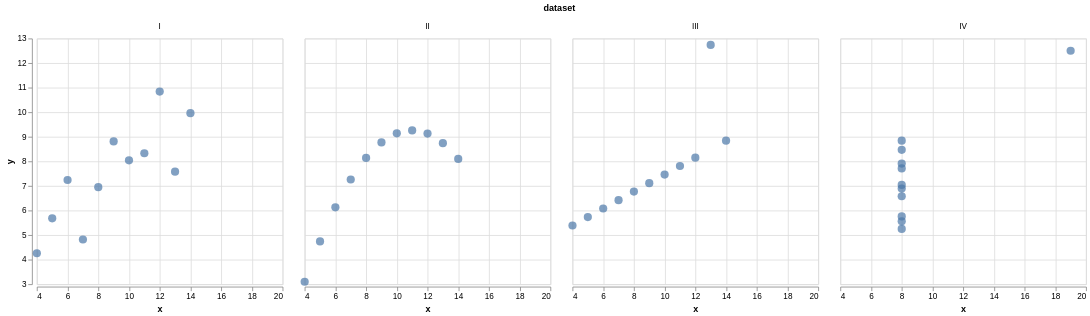

This figure's notebook cell:
### Code cell
alt.Chart(df).mark_circle(size=100).encode(
    alt.X("x").scale(zero=False),
    alt.Y("y").scale(zero=False)
).facet(
    facet="dataset"
)

### Figure 1 — Vega-Lite specification as saved in the notebook (floating-point values rounded to 4 significant figures)
{"config": {"view": {"continuousWidth": 300, "continuousHeight": 300}}, "data": {"name": "data-19b1de419c371de65acfdafd0694d035"}, "facet": {"field": "dataset", "type": "nominal"}, "spec": {"mark": {"type": "circle", "size": 100}, "encoding": {"x": {"field": "x", "scale": {"zero": false}, "type": "quantitative"}, "y": {"field": "y", "scale": {"zero": false}, "type": "quantitative"}}}, "$schema": "https://vega.github.io/schema/vega-lite/v6.4.1.json", "datasets": {"data-19b1de419c371de65acfdafd0694d035": [{"dataset": "I", "x": 10.0, "y": 8.04}, {"dataset": "I", "x": 8.0, "y": 6.95}, {"dataset": "I", "x": 13.0, "y": 7.58}, {"dataset": "I", "x": 9.0, "y": 8.81}, {"dataset": "I", "x": 11.0, "y": 8.33}, {"dataset": "I", "x": 14.0, "y": 9.96}, {"dataset": "I", "x": 6.0, "y": 7.24}, {"dataset": "I", "x": 4.0, "y": 4.26}, {"dataset": "I", "x": 12.0, "y": 10.84}, {"dataset": "I", "x": 7.0, "y": 4.82}, {"dataset": "I", "x": 5.0, "y": 5.68}, {"dataset": "II", "x": 10.0, "y": 9.14}, {"dataset": "II", "x": 8.0, "y": 8.14}, {"dataset": "II", "x": 13.0, "y": 8.74}, {"dataset": "II", "x": 9.0, "y": 8.77}, {"dataset": "II", "x": 11.0, "y": 9.26}, {"dataset": "II", "x": 14.0, "y": 8.1}, {"dataset": "II", "x": 6.0, "y": 6.13}, {"dataset": "II", "x": 4.0, "y": 3.1}, {"dataset": "II", "x": 12.0, "y": 9.13}, {"dataset": "II", "x": 7.0, "y": 7.26}, {"dataset": "II", "x": 5.0, "y": 4.74}, {"dataset": "III", "x": 10.0, "y": 7.46}, {"dataset": "III", "x": 8.0, "y": 6.77}, {"dataset": "III", "x": 13.0, "y": 12.74}, {"dataset": "III", "x": 9.0, "y": 7.11}, {"dataset": "III", "x": 11.0, "y": 7.81}, {"dataset": "III", "x": 14.0, "y": 8.84}, {"dataset": "III", "x": 6.0, "y": 6.08}, {"dataset": "III", "x": 4.0, "y": 5.39}, {"dataset": "III", "x": 12.0, "y": 8.15}, {"dataset": "III", "x": 7.0, "y": 6.42}, {"dataset": "III", "x": 5.0, "y": 5.73}, {"dataset": "IV", "x": 8.0, "y": 6.58}, {"dataset": "IV", "x": 8.0, "y": 5.76}, {"dataset": "IV", "x": 8.0, "y": 7.71}, {"dataset": "IV", "x": 8.0, "y": 8.84}, {"dataset": "IV", "x": 8.0, "y": 8.47}, {"dataset": "IV", "x": 8.0, "y": 7.04}, {"dataset": "IV", "x": 8.0, "y": 5.25}, {"dataset": "IV", "x": 19.0, "y": 12.5}, {"dataset": "IV", "x": 8.0, "y": 5.56}, {"dataset": "IV", "x": 8.0, "y": 7.91}, {"dataset": "IV", "x": 8.0, "y": 6.89}]}}
